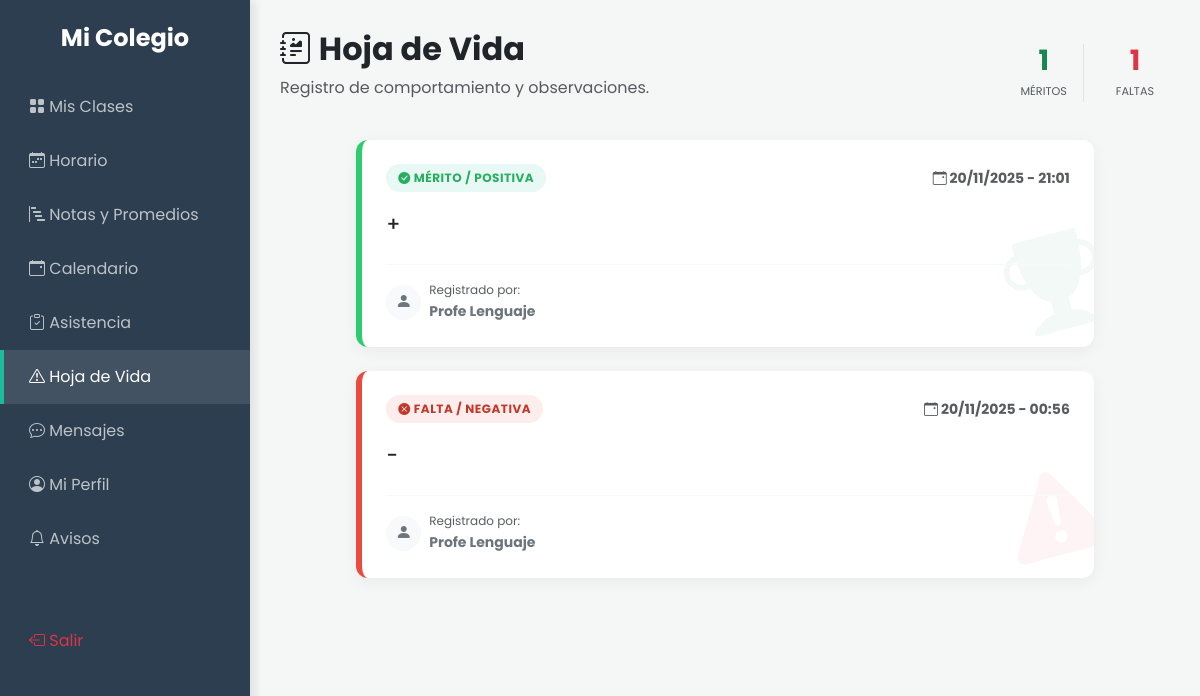
/alumno/mis_anotaciones.php (signed in), run on the app's committed database.
### tables this page shows
CREATE TABLE `anotaciones` (
  `id` int(11) NOT NULL,
  `alumno_id` int(11) NOT NULL,
  `autor_id` int(11) NOT NULL,
  `tipo` enum('positiva','negativa') NOT NULL,
  `detalle` text NOT NULL,
  `fecha` timestamp NOT NULL DEFAULT current_timestamp()
);

CREATE TABLE `usuarios` (
  `id` int(11) NOT NULL,
  `nombre` varchar(100) NOT NULL,
  `email` varchar(100) NOT NULL,
  `password` varchar(255) NOT NULL,
  `rol` enum('director','profesor','alumno','apoderado','administrador') NOT NULL,
  `foto` varchar(255) DEFAULT 'default.jpg',
  `created_at` timestamp NOT NULL DEFAULT current_timestamp()
);

### alumno/mis_anotaciones.php (the view, shortened to what this page needs)
<?php
require '../config/db.php';
$alumno_id = $_SESSION['user_id'];
$sql = "SELECT a.*, u.nombre as autor
        FROM anotaciones a
        INNER JOIN usuarios u ON a.autor_id = u.id
        WHERE a.alumno_id = :id
        ORDER BY a.fecha DESC";
$stmt = $pdo->prepare($sql);
$stmt->execute(['id' => $alumno_id]);
$mis_notas = $stmt->fetchAll();
$positivas = 0;
$negativas = 0;
foreach($mis_notas as $n) {
    if($n['tipo'] == 'positiva') $positivas++;
    else $negativas++;
}
?>
<!DOCTYPE html>
<html lang="es">
<head>
    <link href="https://cdn.jsdelivr.net/npm/bootstrap@5.3.0/dist/css/bootstrap.min.css" rel="stylesheet">
    <link rel="stylesheet" href="https://cdn.jsdelivr.net/npm/bootstrap-icons@1.10.5/font/bootstrap-icons.css">
    <link href="../assets/css/style.css" rel="stylesheet">
    <link href="../assets/css/mis_anotaciones.css" rel="stylesheet">
</head>
<body>
<?php include '../includes/sidebar_alumno.php'; ?>
    <div class="main-content">
        <div class="d-flex justify-content-between align-items-center mb-4">
            <div>
                <h2 class="fw-bold text-dark"><i class="bi bi-journal-richtext"></i> Hoja de Vida</h2>
                <p class="text-muted">Registro de comportamiento y observaciones.</p>
            </div>
            <div class="d-flex gap-3">
                <div class="text-center px-3 border-end">
                    <h3 class="fw-bold text-success mb-0"><?php echo $positivas; ?></h3>
                    <small class="text-muted text-uppercase" style="font-size: 0.7rem;">Méritos</small>
                </div>
                <div class="text-center px-3">
                    <h3 class="fw-bold text-danger mb-0"><?php echo $negativas; ?></h3>
                    <small class="text-muted text-uppercase" style="font-size: 0.7rem;">Faltas</small>
                </div>
            </div>
        </div>
        <div class="row">
            <div class="col-lg-10 mx-auto">
                <?php if(count($mis_notas) == 0): ?>
                    <div class="text-center py-5 mt-4">
                        <div class="mb-3 opacity-25">
                            <i class="bi bi-shield-check display-1 text-secondary"></i>
                        </div>
                        <h4 class="fw-bold text-secondary">Hoja de Vida Impecable</h4>
                        <p class="text-muted">No tienes anotaciones registradas hasta el momento.</p>
                    </div>
                <?php else: ?>
                    <?php foreach($mis_notas as $nota): ?>
                        <?php
                            $es_positiva = ($nota['tipo'] == 'positiva');
                            $clase_borde = $es_positiva ? 'note-positive' : 'note-negative';
                            $clase_badge = $es_positiva ? 'badge-pos' : 'badge-neg';
                            $texto_badge = $es_positiva ? 'Mérito / Positiva' : 'Falta / Negativa';
                            $icono_fondo = $es_positiva ? 'bi-trophy-fill' : 'bi-exclamation-triangle-fill';
                        ?>
                        <div class="card note-card <?php echo $clase_borde; ?> p-4">
                            <i class="bi <?php echo $icono_fondo; ?> note-bg-icon <?php echo $es_positiva ? 'text-success' : 'text-danger'; ?>"></i>
                            <div class="position-relative"> <div class="note-header">
                                    <span class="note-badge <?php echo $clase_badge; ?>">
                                        <i class="bi <?php echo $es_positiva ? 'bi-check-circle-fill' : 'bi-x-circle-fill'; ?>"></i>
                                        <?php echo $texto_badge; ?>
                                    </span>
                                    <small class="text-muted fw-bold">
                                        <i class="bi bi-calendar-event"></i>
                                        <?php echo date("d/m/Y - H:i", strtotime($nota['fecha'])); ?>
                                    </small>
                                </div>
                                <h5 class="text-dark mb-3" style="line-height: 1.6;">
                                    <?php echo nl2br(htmlspecialchars($nota['detalle'])); ?>
                                </h5>
                                <div class="d-flex align-items-center mt-4 pt-3 border-top border-light">
                                    <div class="rounded-circle bg-light d-flex align-items-center justify-content-center me-2 text-secondary" style="width: 35px; height: 35px;">
                                        <i class="bi bi-person-fill"></i>
                                    </div>
                                    <div>
                                        <small class="text-muted d-block" style="font-size: 0.75rem;">Registrado por:</small>
                                        <span class="fw-bold text-secondary small"><?php echo $nota['autor']; ?></span>
                                    </div>
                                </div>
                            </div>
                        </div>
                    <?php endforeach; ?>
                <?php endif; ?>
            </div>
        </div>
    </div>
</body>
</html>

### assets/css/style.css (style rules this page uses)
:root { --primary-color: #2c3e50; --secondary-color: #34495e; --accent-color: #1abc9c; --bg-light: #f4f7f6; --text-dark: #333; --sidebar-width: 250px; }
body { font-family: 'Poppins', sans-serif; background-color: var(--bg-light); color: var(--text-dark); }
.card { border: none; border-radius: 12px; box-shadow: 0 4px 20px rgba(0,0,0,0.05); transition: transform 0.3s ease, box-shadow 0.3s ease; }
.main-content { margin-left: var(--sidebar-width); padding: 30px; }

### assets/css/mis_anotaciones.css (style rules this page uses)
.note-card { border: none; border-radius: 12px; margin-bottom: 1.5rem; position: relative; overflow: hidden; transition: transform 0.3s ease; background: white; box-shadow: 0 4px 15px rgba(0,0,0,0.05); }
.note-positive { border-left: 6px solid #2ecc71; }
.note-negative { border-left: 6px solid #e74c3c; }
.note-bg-icon { position: absolute; right: -10px; bottom: -10px; font-size: 6rem; opacity: 0.05; transform: rotate(-15deg); }
.note-header { display: flex; justify-content: space-between; align-items: center; margin-bottom: 1rem; }
.note-badge { padding: 5px 12px; border-radius: 20px; font-size: 0.75rem; font-weight: bold; text-transform: uppercase; letter-spacing: 0.5px; }
.badge-pos { background-color: #e8f8f5; color: #27ae60; }
.badge-neg { background-color: #fdedec; color: #c0392b; }

### data on the page
anotaciones: tipo "MÉRITO / POSITIVA", fecha "20/11/2025 - 21:01", detalle "+", autor.nombre "Profe Lenguaje"
anotaciones: tipo "FALTA / NEGATIVA", fecha "20/11/2025 - 00:56", detalle "-", autor.nombre "Profe Lenguaje"

### other printed values
$positivas "1"
$negativas "1"
